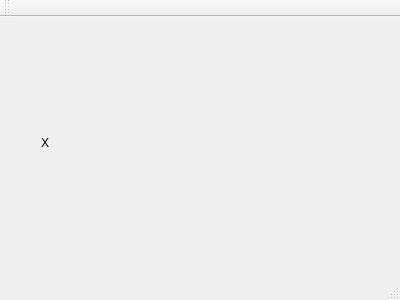
<?xml version="1.0" encoding="UTF-8"?>
<ui version="4.0">
 <class>MainWindow</class>
 <widget class="QMainWindow" name="MainWindow">
  <property name="geometry">
   <rect>
    <x>0</x>
    <y>0</y>
    <width>400</width>
    <height>300</height>
   </rect>
  </property>
  <property name="windowTitle">
   <string>MainWindow</string>
  </property>
  <widget class="QWidget" name="centralWidget">
   <widget class="QWidget" name="formLayoutWidget">
    <property name="geometry">
     <rect>
      <x>30</x>
      <y>20</y>
      <width>281</width>
      <height>21</height>
     </rect>
    </property>
    <layout class="QFormLayout" name="formLayout">
     <item row="0" column="0">
      <widget class="QLabel" name="inputProfileLabel">
       <property name="text">
        <string>Input profile</string>
       </property>
      </widget>
     </item>
     <item row="0" column="1">
      <widget class="QWidget" name="inputProfileWidget" native="true"/>
     </item>
    </layout>
   </widget>
   <widget class="QWidget" name="gridLayoutWidget">
    <property name="geometry">
     <rect>
      <x>30</x>
      <y>60</y>
      <width>281</width>
      <height>131</height>
     </rect>
    </property>
    <layout class="QGridLayout" name="gridLayout">
     <item row="0" column="0">
      <widget class="QLabel" name="label">
       <property name="text">
        <string>X</string>
       </property>
      </widget>
     </item>
    </layout>
   </widget>
  </widget>
  <widget class="QMenuBar" name="menuBar">
   <property name="geometry">
    <rect>
     <x>0</x>
     <y>0</y>
     <width>400</width>
     <height>22</height>
    </rect>
   </property>
  </widget>
  <widget class="QToolBar" name="mainToolBar">
   <attribute name="toolBarArea">
    <enum>TopToolBarArea</enum>
   </attribute>
   <attribute name="toolBarBreak">
    <bool>false</bool>
   </attribute>
  </widget>
  <widget class="QStatusBar" name="statusBar"/>
 </widget>
 <layoutdefault spacing="6" margin="11"/>
 <resources/>
 <connections/>
</ui>
